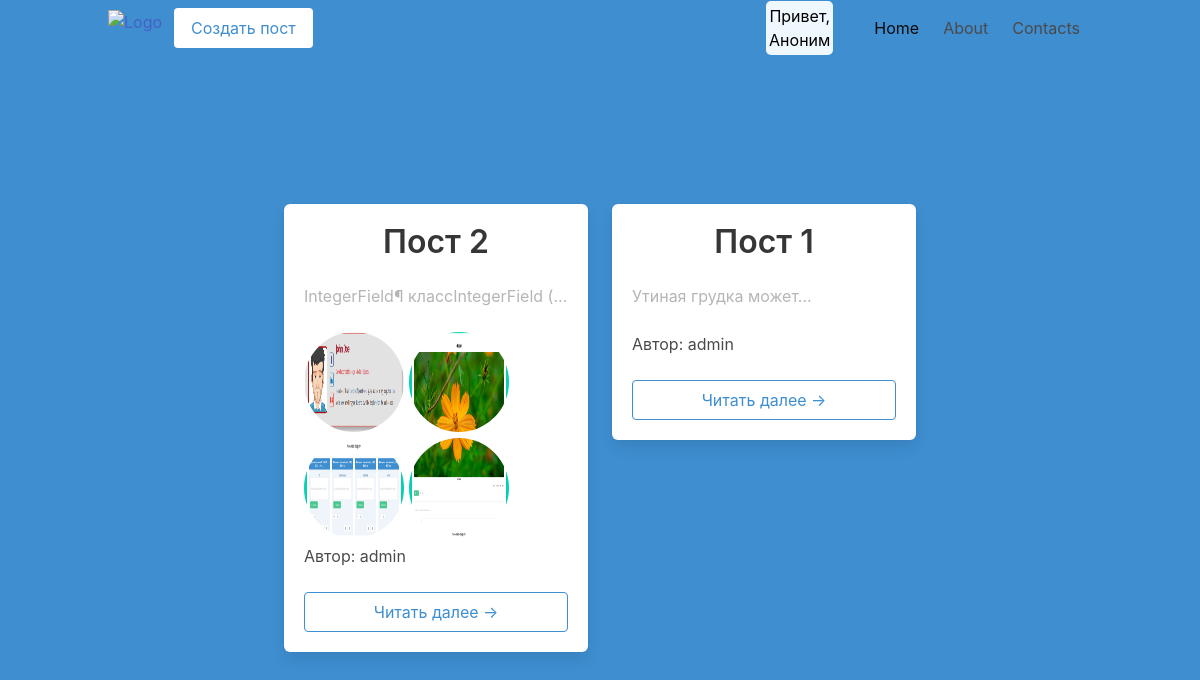
The app's page /, older data.
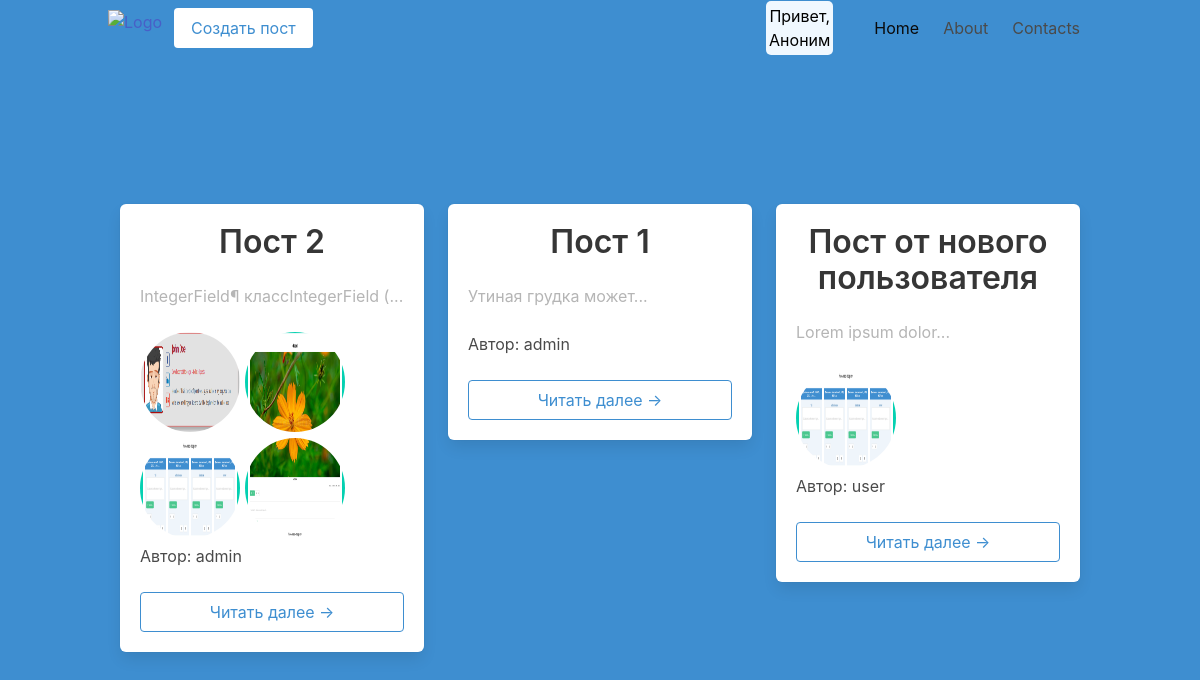
The same page, newer data.
### app/models.py (models this page shows, shortened)
class Post(models.Model):
    title = models.CharField(max_length = 255)
    content = models.TextField()
    slug = models.SlugField(unique = True)
    date_created = models.DateField(auto_now_add = True)
    update_at = models.DateTimeField(auto_now = True)
    author = models.ForeignKey(User, on_delete = models.CASCADE, null = True)
    def slice(self):
        return " ".join(self.content.split()[:3]) + "..."

class Photo (models.Model):
    image = models.ImageField(default="image.jpg", blank = True)
    post = models.ForeignKey('app.Post', null = True, on_delete = models.CASCADE)

### app/views.py (the view)
# urls.py: path('', views.index, name= 'index'),
def index(request):
    images = Photo.objects.all()
    posts = Post.objects.all()
    return render(request, 'app/index.html', {'posts':posts, "images" : images, "count":1} )

### app/templates/app/index.html
{% extends 'layout.html' %}
{% block content %}
<div class="container">
  <div class="columns is-centered is-multiline" >
      {% for post in posts%}
      <div class="column is-4">
          <div class="box" style="min-height: 200px;">
              <div class="title has-text-centered">
                  {{post.title}}
              </div>
              <div class="content has-text-grey-light">
                  {{post.slice}}
              </div>
              {% for i in images %}
              {% if i.post_id == post.id %}
                <a href="{% url 'app:post' post.slug %}"><img src="{{ i.image.url }}" alt="" style="border-radius: 50%;width: 100px; height: 100px;"></a>
              {% endif %}
              {% endfor %}
              <div class = "content"> Автор: {{post.author}}</div>
              <a href="{% url 'app:post' post.slug %}" class="button is-fullwidth is-info is-outlined is-size-6">Читать далее &#8594</a>
          </div>
      </div>
      {% endfor %}
  </div>
</div>
{% endblock %}

Row changes from the older to the newer data that the page shows:
added Post: title "Пост от нового пользователя", slice "Lorem ipsum dolor...", author "user"
added Photo: image (picture), shown under "Пост от нового пользователя"
